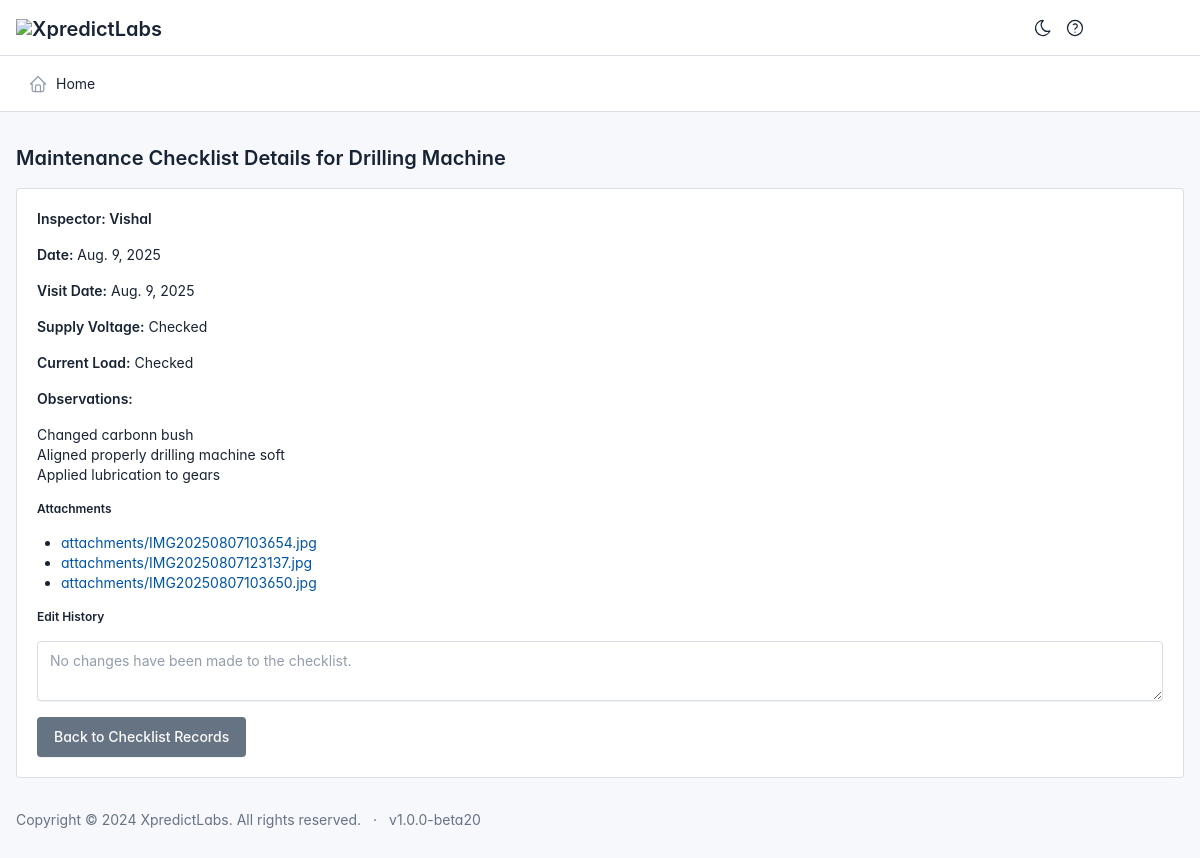
The page /maintenance-checklist/detail/8/ on the database its author committed.
### apage/models.py (models this page shows, shortened)
class MaintenanceChecklist(models.Model):
    inspector_name = models.CharField(max_length=255, null=True, blank=True)  # Auto-filled by logged-in user
    date = models.DateField()  # Stores the current date
    machine = models.ForeignKey(Machine, on_delete=models.CASCADE)
    visit_date = models.DateField(validators=[no_future_dates])
    created_by = models.ForeignKey(User,on_delete=models.SET_NULL,null=True,blank=True)
    SUPPLY_VOLTAGE_CHOICES = [
        ('checked', 'Checked'),
        ('repair', 'Repair'),
        ('replacement', 'Replacement'),
    ]
    supply_voltage = models.CharField(
        max_length=20, choices=SUPPLY_VOLTAGE_CHOICES, blank=True, null=True
    )
    CURRENT_LOAD_CHOICES = [
        ('checked', 'Checked'),
        ('repair', 'Repair'),
        ('replacement', 'Replacement'),
    ]
    current_load = models.CharField(
        max_length=20, choices=CURRENT_LOAD_CHOICES, blank=True, null=True
    )
    observations = models.TextField(blank=True, null=True)
    edit_history = models.TextField(blank=True, null=True)  # To store edit history
    STATUS_CHOICES = [
        ('pending', 'Pending'),
        ('approved', 'Approved'),
        ('rejected', 'Rejected'),
    ]
    status = models.CharField(
        max_length=20, choices=STATUS_CHOICES, default='pending'
    )

class Machine(models.Model):
    name = models.CharField(max_length=100)

class MaintenanceChecklistAttachment(models.Model):
    checklist = models.ForeignKey(MaintenanceChecklist, on_delete=models.CASCADE, related_name='attachments')
    file = models.FileField(upload_to='attachments/')
    edit_history = models.TextField(blank=True, null=True)  # Edit history for file changes

### apage/views.py (the view)
# urls.py: path('maintenance-checklist/detail/<int:checklist_id>/', views.maintenance_checklist_detail, name='maintenance_checklist_detail'),
def maintenance_checklist_detail(request, checklist_id):
    checklist = get_object_or_404(MaintenanceChecklist, id=checklist_id)
    attachments = checklist.attachments.all()  # Access all related attachments
    return render(request, 'apage/edithistory_maintenance.html', {
        'checklist': checklist,
        'attachments':attachments,
    })

### app/context_processors.py (called while the page is built, shortened)
def user_role(request):
    return {}  # Empty context if user is not authenticated

def group_buttons(request):
    return {
        'group_buttons': GroupButton.objects.all()
    }

def modules_with_submodules(request):
    if not request.user.is_authenticated:
        return {}  # Return an empty context for unauthenticated users

### website/context_processors.py (called while the page is built, shortened)
def dashboard_data(request):
    if not request.user.is_authenticated:  # Avoid running for anonymous users
        return {}

def pay_now_context(request):
    payment_details = None
    selected_user = None
    expenses = None
    total_amount_to_be_paid = None
    transaction_id = None
    from_date = None
    to_date = None
    selected_filter = None
    user_id = request.GET.get('user_id', None)
    return {
        'selected_user': selected_user,
        'expenses': expenses,
        'total_amount_to_be_paid': total_amount_to_be_paid,
        'transaction_id': transaction_id,
        'from_date': from_date,
        'to_date': to_date,
        'selected_filter': selected_filter,
        'payment_details': payment_details,
    }

def generate_voucher_number(request):
    current_date = datetime.now()
    year_month = current_date.strftime('%y%m')  # 'yy' format for year and 'mm' for month
    last_voucher = CashVoucher.objects.filter(voucher_number__startswith=f"XPCV{year_month}").order_by('voucher_number').last()
    if last_voucher:
        last_number = int(last_voucher.voucher_number[-4:])
        next_number = last_number + 1
    else:
        next_number = 1
    counter_str = str(next_number).zfill(4)
    voucher_number = f"XPCV{year_month}{counter_str}"
    return {'voucher_number': voucher_number}

def notifications(request):
    if request.user.is_authenticated:
        if request.user.is_superuser:  # For admin users, get all notifications
            notifications = Notification.objects.all().order_by('-created_at').values('id', 'title', 'message', 'status', 'created_at')
        else:  # For regular users, filter by the current user (if notifications are user-specific)
            notifications = Notification.objects.filter(user=request.user).order_by('-created_at').values('id', 'title', 'message', 'status', 'created_at')
        unread_count = notifications.filter(status='unread').count()
    else:
        notifications = []
        unread_count = 0
    return {
        'notifications': list(notifications),
        'unread_count': unread_count,
    }

### templates/apage/edithistory_maintenance.html
{% extends 'base.html' %}
{% block content %}
<div class="container-fluid mt-5">
    <h2>Maintenance Checklist Details for {{ checklist.machine.name }}</h2>
    <div class="card">
        <div class="card-body">
            <h4>Inspector: {{ checklist.inspector_name }}</h4>
            <p><strong>Date:</strong> {{ checklist.date }}</p>
            <p><strong>Visit Date:</strong> {{ checklist.visit_date }}</p>
            <p><strong>Supply Voltage:</strong>
                {{ checklist.get_supply_voltage_display }}
            </p>
            <p><strong>Current Load:</strong>
                {{ checklist.get_current_load_display }}
            </p>
            <p><strong>Observations:</strong></p>
            <p>{{ checklist.observations|linebreaks }}</p>
            <h5>Attachments</h5>
            {% if checklist.attachments.all %}
                <ul>
                    {% for attachment in checklist.attachments.all %}
                        <li>
                            <a href="{{ attachment.file.url }}" target="_blank">{{ attachment.file.name }}</a>
                        </li>
                    {% endfor %}
                </ul>
            {% else %}
                <p>No Attachments</p>
            {% endif %}
            <h5>Edit History</h5>
            <div>
                {% if checklist.edit_history %}
                    <textarea class="form-control" rows="10" readonly>{{ checklist.edit_history }}</textarea>
                {% else %}
                    <textarea class="form-control" rows="2" placeholder="No changes have been made to the checklist." readonly></textarea>
                {% endif %}
            </div>
            <div class="mt-3">
                <a href="{% url 'maintenance_checklist' %}" class="btn btn-secondary">Back to Checklist Records</a>
            </div>
        </div>
    </div>
</div>
{% endblock %}

### templates/base.html (style rules this page uses)
:root { --tblr-font-sans-serif: 'Inter Var', -apple-system, BlinkMacSystemFont, San Francisco, Segoe UI, Roboto, Helvetica Neue, sans-serif; }
body { font-feature-settings: "cv03", "cv04", "cv11"; }

### rows shown on the page
MaintenanceChecklist: machine.name "Drilling Machine", inspector_name "Vishal", date "Aug. 9, 2025", visit_date "Aug. 9, 2025", supply_voltage "Checked", current_load "Checked", observations "Changed carbonn bush Aligned properly drilling machine soft Applied lubrication to gears"
MaintenanceChecklistAttachment: file.name "attachments/IMG20250807103654.jpg"
MaintenanceChecklistAttachment: file.name "attachments/IMG20250807123137.jpg"
MaintenanceChecklistAttachment: file.name "attachments/IMG20250807103650.jpg"
